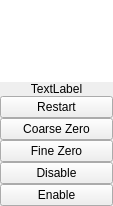
<?xml version="1.0" encoding="UTF-8"?>
<ui version="4.0">
 <class>uiFieldlineViewSensor</class>
 <widget class="QWidget" name="uiFieldlineViewSensor">
  <property name="geometry">
   <rect>
    <x>0</x>
    <y>0</y>
    <width>113</width>
    <height>206</height>
   </rect>
  </property>
  <property name="maximumSize">
   <size>
    <width>140</width>
    <height>320</height>
   </size>
  </property>
  <property name="windowTitle">
   <string>Form</string>
  </property>
  <layout class="QVBoxLayout" name="verticalLayout_2">
   <property name="leftMargin">
    <number>0</number>
   </property>
   <property name="topMargin">
    <number>0</number>
   </property>
   <property name="rightMargin">
    <number>0</number>
   </property>
   <property name="bottomMargin">
    <number>0</number>
   </property>
   <item>
    <layout class="QVBoxLayout" name="verticalLayout">
     <property name="spacing">
      <number>0</number>
     </property>
     <item>
      <widget class="QFrame" name="frame">
       <property name="frameShape">
        <enum>QFrame::NoFrame</enum>
       </property>
       <property name="frameShadow">
        <enum>QFrame::Plain</enum>
       </property>
       <layout class="QVBoxLayout" name="verticalLayout_3">
        <property name="leftMargin">
         <number>0</number>
        </property>
        <property name="topMargin">
         <number>0</number>
        </property>
        <property name="rightMargin">
         <number>0</number>
        </property>
        <property name="bottomMargin">
         <number>0</number>
        </property>
        <item>
         <widget class="QGraphicsView" name="ledQGraphView">
          <property name="minimumSize">
           <size>
            <width>30</width>
            <height>30</height>
           </size>
          </property>
          <property name="frameShape">
           <enum>QFrame::NoFrame</enum>
          </property>
          <property name="frameShadow">
           <enum>QFrame::Plain</enum>
          </property>
          <property name="sizeAdjustPolicy">
           <enum>QAbstractScrollArea::AdjustToContents</enum>
          </property>
         </widget>
        </item>
       </layout>
      </widget>
     </item>
     <item>
      <widget class="QLabel" name="label">
       <property name="maximumSize">
        <size>
         <width>16777215</width>
         <height>15</height>
        </size>
       </property>
       <property name="text">
        <string>TextLabel</string>
       </property>
       <property name="alignment">
        <set>Qt::AlignCenter</set>
       </property>
      </widget>
     </item>
     <item>
      <widget class="QPushButton" name="pushButton_restart">
       <property name="text">
        <string>Restart</string>
       </property>
      </widget>
     </item>
     <item>
      <widget class="QPushButton" name="pushButton_coarse">
       <property name="text">
        <string>Coarse Zero</string>
       </property>
      </widget>
     </item>
     <item>
      <widget class="QPushButton" name="pushButton_fine">
       <property name="text">
        <string>Fine Zero</string>
       </property>
      </widget>
     </item>
     <item>
      <widget class="QPushButton" name="pushButton_disable">
       <property name="text">
        <string>Disable</string>
       </property>
      </widget>
     </item>
     <item>
      <widget class="QPushButton" name="pushButton_enable">
       <property name="text">
        <string>Enable</string>
       </property>
      </widget>
     </item>
    </layout>
   </item>
  </layout>
 </widget>
 <resources/>
 <connections/>
</ui>
